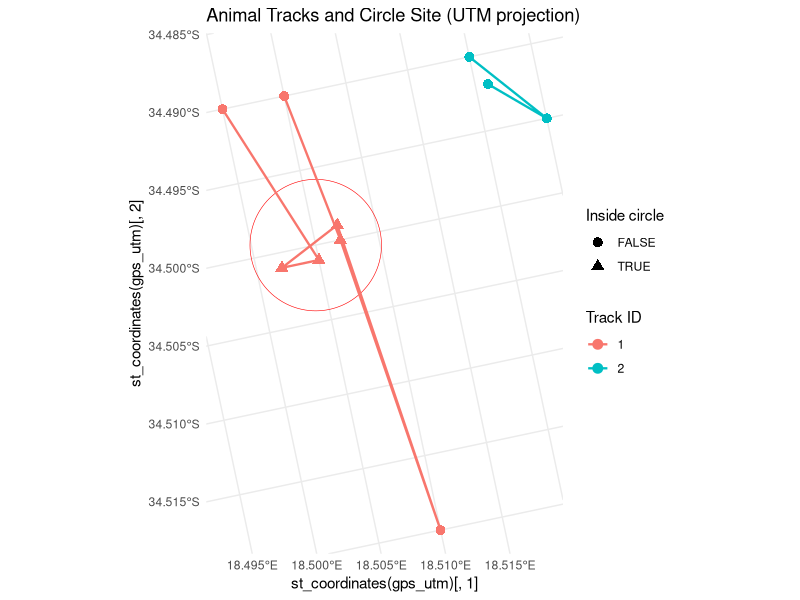

Here is the R script that generated this plot: (Note: this script raises an error after producing the figure.)

# Load libraries
library(sf)
library(dplyr)
library(ggplot2)

# -----------------------------
# Example GPS data
# -----------------------------
dat <- data.frame(
  track_id = as.character(c(1,1,1,1,1,1, 2,2,2)),
  lat = c(-34.49, -34.501,-34.501, -34.499, -34.52, -34.50, -34.49, -34.495, -34.492),
  lon = c(18.5, 18.505, 18.502, 18.507, 18.51, 18.507, 18.52, 18.525, 18.521),
  date.time = as.POSIXct(c("2025-09-22 10:00","2025-09-22 10:05","2025-09-22 10:15" ,"2025-09-22 10:20" ,"2025-09-22 10:25", "2025-09-22 10:30",
                           "2025-09-22 10:00","2025-09-22 10:10","2025-09-22 10:20"))
)

# -----------------------------
# Example GPS data
# -----------------------------
dat <- data.frame(
  track_id = as.character(c(1,1,1,1,1,1,1, 2,2,2)),
  lat = c(-34.49, -34.501,-34.501, -34.499, -34.52, -34.50,-34.49, -34.49, -34.495, -34.492),
  lon = c(18.5, 18.505, 18.502, 18.507, 18.51, 18.507,18.505, 18.52, 18.525, 18.521),
  date.time = as.POSIXct(c("2025-09-22 10:00",
                           "2025-09-22 11:00",
                           "2025-09-22 12:00",
                           "2025-09-22 13:00",
                           "2025-09-22 14:00",
                           "2025-09-22 15:00",
                           "2025-09-22 16:00",
                           "2025-09-22 10:00",
                           "2025-09-22 11:00",
                           "2025-09-22 12:00"))
)

dat

# Convert to sf (WGS84 lon/lat)
gps_sf <- st_as_sf(dat, coords = c("lon","lat"), crs = 4326)

# -----------------------------
# Define circular site in UTM
# -----------------------------
utm.prj <- "+proj=utm +zone=37 +south +datum=WGS84 +units=m +no_defs"

site_center <- st_sfc(st_point(c(18.505, -34.5)), crs = 4326)
site_center_utm <- st_transform(site_center, utm.prj)

# buffer 500 m around the center
circle <- st_buffer(site_center_utm, dist = 500)

# -----------------------------
# Reproject GPS points to UTM
# -----------------------------
gps_utm <- st_transform(gps_sf, utm.prj)

# -----------------------------
# Identify points inside circle
# -----------------------------
gps_utm$inside_circle <- st_within(gps_utm, circle, sparse = FALSE)[,1]

# Order by track_id and time
gps_utm <- gps_utm %>%
  arrange(track_id, date.time)

# -----------------------------
# Plot circle, points, and paths
# -----------------------------
ggplot() +
  geom_sf(data=circle, fill=NA, color="red", size=1.2) +
  geom_path(data=gps_utm,
            aes(x=st_coordinates(gps_utm)[,1],
                y=st_coordinates(gps_utm)[,2],
                color=factor(track_id)),
            linewidth=0.8) +
  geom_sf(data=gps_utm, aes(color=factor(track_id), shape=inside_circle), size=3) +
  theme_minimal() +
  labs(color="Track ID", shape="Inside circle") +
  ggtitle("Animal Tracks and Circle Site (UTM projection)")


gps_utm


#-------------------------------------------
# Recursive check
#-------------------------------------------

# # Define the projections 
# # Set new projection to https://epsg.io/32737
wgs84 <- "+proj=longlat +ellps=WGS84 +datum=WGS84 +no_defs +towgs84=0,0,0"
# 
# site_center
# #To assign a known CRS to spatial data:
# wgs.coord = SpatialPoints(cbind(18.505, -34.5), proj4string=CRS(wgs84))
# 
# # To transform from one CRS to another:
# utm.coord <- spTransform(wgs.coord, CRS(utm.prj))
# 
# KD.locations = data.frame(x = utm.coord$coords.x1, y = utm.coord$coords.x2)

site_center_utm

KD.locations = data.frame(x =-1395583 , y = 5985356) 

#To assign a known CRS to spatial data:
dat.wgs.coord = SpatialPoints(cbind(dat$lon, dat$lat), proj4string=CRS(wgs84))

# To transform from one CRS to another:
dat.utm.coord <- spTransform(dat.wgs.coord, CRS(utm.prj))

dat$lon.x <- dat.utm.coord$coords.x1
dat$lat.y <- dat.utm.coord$coords.x2

head(dat)


# Have to use UTM instead of lat/lon, and only 4 columns:
temp_petrel = dat  %>%
     dplyr::select(lon.x, lat.y, date.time, track_id) %>%
    arrange(track_id, date.time)  # very important to have the data arranged by time - can get negative values other wise
  
  temp_petrel = as.data.frame(temp_petrel)  # tibble gives error
  
  KD.visits = getRecursionsAtLocations(temp_petrel, locations = KD.locations, radius = 500) 
  
  KD.visits_ = data.frame(KD.visits$revisitStats)
  
  KD.visits_ 
  
  gps_utm 
  
#  KD.visits_$exitTime[1] - KD.visits_$entranceTime[1]
  
